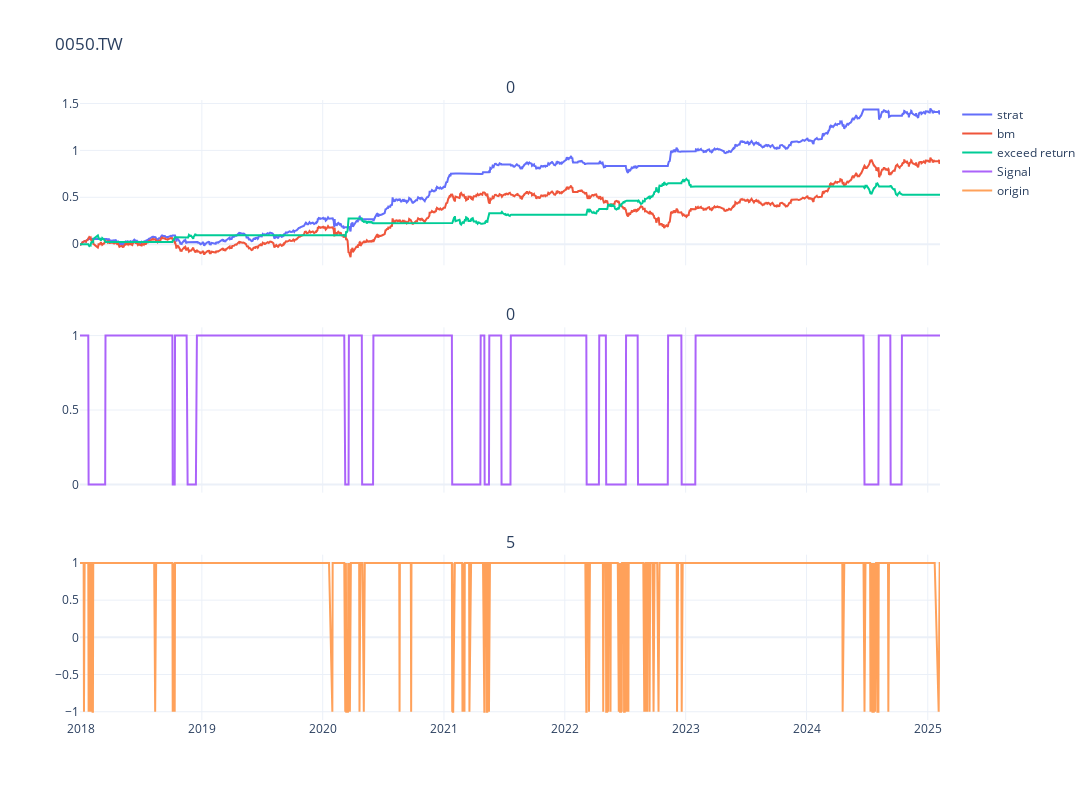

The notebook cell this image was saved under:
### Code cell
symbol = "0050.TW"
data = yf.download(symbol, start='2017-01-01', rounding=2, progress=False)
data['origin'] = df_day['signal']
data['signal'] = signal_dict
data['pct_for_calc'] = np.log(data['Open']/data['Open'].shift(1)).shift(2)
data['strategy_return'] = (data['pct_for_calc'] * data['signal']).cumsum()
data.dropna(inplace=True)
data['bm'] = data['pct_for_calc'].cumsum()
data['diff'] = data['strategy_return'] - data['bm']
fig = make_subplots(rows=3, cols=1, shared_xaxes=True, vertical_spacing=0.1,
                     subplot_titles=symbol)


fig.add_trace(go.Scatter(
    x=data.index,
    y=data['strategy_return'],
    mode='lines',
    name='strat'
), row=1, col=1)

fig.add_trace(go.Scatter(
    x=data.index,
    y=data['bm'],
    mode='lines',
    name='bm'
), row=1, col=1)

fig.add_trace(go.Scatter(
    x=data.index,
    y=data['diff'],
    mode='lines',
    name='exceed return'
), row=1, col=1)


fig.add_trace(go.Scatter(
    x=data.index,
    y=data['signal'],
    mode='lines',
    name='Signal'
), row=2, col=1)

fig.add_trace(go.Scatter(
    x=data.index,
    y=data['origin'],
    mode='lines',
    name='origin'
), row=3, col=1)

fig.update_layout(
    title=symbol,
    template="plotly_white",
    height=800,
    width=1200
)

### Figure 1 — Plotly figure (JSON) as saved in the notebook; plotly's stock layout.template omitted (floating-point values rounded to 4 significant figures; data arrays with more than 128 entries replaced by an {"elided": "..."} marker saying what was removed)
{"data": [{"mode": "lines", "name": "strat", "type": "scatter", "x": {"elided": "1722 str values"}, "xaxis": "x", "y": {"elided": "1722 float values"}, "yaxis": "y"}, {"mode": "lines", "name": "bm", "type": "scatter", "x": {"elided": "1722 str values"}, "xaxis": "x", "y": {"elided": "1722 float values"}, "yaxis": "y"}, {"mode": "lines", "name": "exceed return", "type": "scatter", "x": {"elided": "1722 str values"}, "xaxis": "x", "y": {"elided": "1722 float values"}, "yaxis": "y"}, {"mode": "lines", "name": "Signal", "type": "scatter", "x": {"elided": "1722 str values"}, "xaxis": "x2", "y": {"elided": "1722 int values"}, "yaxis": "y2"}, {"mode": "lines", "name": "origin", "type": "scatter", "x": {"elided": "1722 str values"}, "xaxis": "x3", "y": {"elided": "1722 int values"}, "yaxis": "y3"}], "layout": {"annotations": [{"font": {"size": 16}, "showarrow": false, "text": "0", "x": 0.5, "xanchor": "center", "xref": "paper", "y": 1, "yanchor": "bottom", "yref": "paper"}, {"font": {"size": 16}, "showarrow": false, "text": "0", "x": 0.5, "xanchor": "center", "xref": "paper", "y": 0.6333, "yanchor": "bottom", "yref": "paper"}, {"font": {"size": 16}, "showarrow": false, "text": "5", "x": 0.5, "xanchor": "center", "xref": "paper", "y": 0.2667, "yanchor": "bottom", "yref": "paper"}], "height": 800, "title": {"text": "0050.TW"}, "width": 1200, "xaxis": {"anchor": "y", "domain": [0, 1], "matches": "x3", "showticklabels": false}, "xaxis2": {"anchor": "y2", "domain": [0, 1], "matches": "x3", "showticklabels": false}, "xaxis3": {"anchor": "y3", "domain": [0, 1]}, "yaxis": {"anchor": "x", "domain": [0.7333, 1]}, "yaxis2": {"anchor": "x2", "domain": [0.3667, 0.6333]}, "yaxis3": {"anchor": "x3", "domain": [0, 0.2667]}}}
